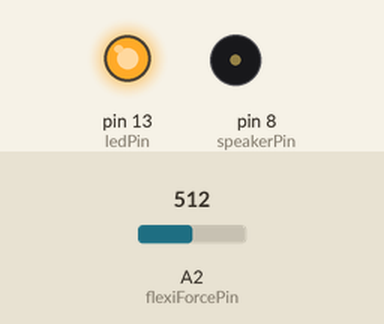
This sketch was run on a simulated Arduino Uno, built with avr-gcc and run on an emulated ATmega328P. Parts: output pins drawn as LEDs (lit = HIGH), buzzer (waves = sounding). Inputs (shaded band) come from the test bench; at power-on: A2 (flexiForcePin) = 512. What the sketch prints to the serial monitor is not drawn.

Above: at 1.2 s.
1.3 s: A2 (flexiForcePin) set to 409
2.8 s: A2 (flexiForcePin) set to 382
At 4.0 s:
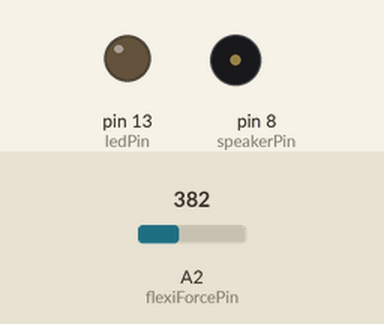
4.3 s: A2 (flexiForcePin) set to 410
At 5.3 s:
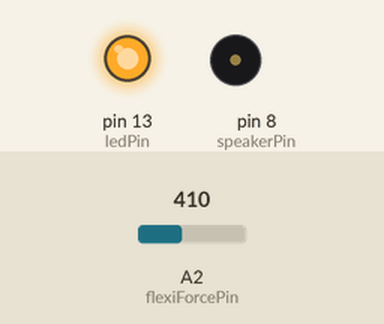
5.8 s: A2 (flexiForcePin) set to 390
At 33.86 s:
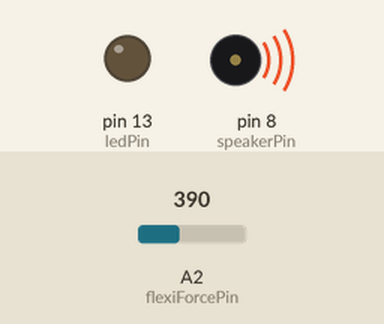
Timing chart, 0 to 35.1 s (numbered marks = the images above; inputs shaded):
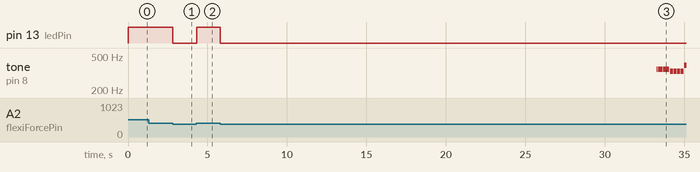

Measured:
- the behaviour switches between 400 and 399 on A2 (flexiForcePin) (found by bisection; images 0 and 1)
- after the input at 2.8 s, pin 13 (ledPin): HIGH → LOW at once
- after the input at 4.3 s, pin 13 (ledPin): LOW → HIGH at once
- after the input at 5.8 s, pin 13 (ledPin): HIGH → LOW at once; tone on pin 8 (speakerPin): plays 349 Hz for 0.09 s, 349 Hz for 0.09 s, 349 Hz for 0.18 s, 349 Hz for 0.36 s, 330 Hz for 0.18 s, 330 Hz for 0.18 s … (10 notes in this stretch), starting after 27.4 s

The sketch:

Reminder_Shoes.ino
```cpp
//#include <elapsedMillis.h>
#include "pitches.h"

//array of notes
int melody[] = {
  /*NOTE_G4,NOTE_G4,NO_SOUND,NOTE_G4,NOddTE_G4,NO_SOUND,NOTE_G4,NOTE_G4,NOTE_G4,NOTE_G4,NOTE_G4,
   NOTE_B3,NOTE_G3,NOTE_C4,NOTE_G3,NOTE_CS4,NOTE_G3,NOTE_C4,NOTE_G3,NOTE_B3,NOTE_G3,NOTE_C4,NOTE_G3,NOTE_CS4,NOTE_G3,NOTE_C4,NOTE_G3,
   NOTE_E4,NOTE_F4,NOTE_F4,NOTE_F4,NOTE_F4,NOTE_E4,NOTE_E4,NOTE_E4,
   NOTE_E4,NOTE_G4,NOTE_G4,NOTE_G4,NOTE_G4,NOTE_E4,NOTE_E4,NOTE_E4,*/
   //Introduction
  NOTE_E4,NOTE_F4,NOTE_F4,NOTE_F4,NOTE_F4,NOTE_E4,NOTE_E4,NOTE_E4,
  NOTE_E4,NOTE_G4,NOTE_G4,NOTE_G4,NOTE_G4,NOTE_E4,NOTE_E4,NOTE_E4,
  NOTE_E4,NOTE_F4,NOTE_F4,NOTE_F4,NOTE_F4,NOTE_E4,NOTE_E4,NOTE_E4,
  NOTE_E4,NOTE_G4,NOTE_G4,NOTE_G4,NOTE_G4,NOTE_E4,NOTE_E4,NOTE_E4,
  NOTE_DS5,NOTE_D5,NOTE_B4,NOTE_A4,NOTE_B4,
  NOTE_E4,NOTE_G4,NOTE_DS5,NOTE_D5,NOTE_G4,NOTE_B4,
  NOTE_B4,NOTE_FS5,NOTE_F5,NOTE_B4,NOTE_D5,NOTE_AS5,
  NOTE_A5,NOTE_F5,NOTE_A5,NOTE_DS6,NOTE_D6
};

// note duration: 1 = whole note, 2 = half note, 4 = quarter note, 8 = eighth note, etc.
int noteDurations[] = {
  /*8,8,2,8,8,2,16,8,16,8,8,
   2,4,2,4,2,4,2,4,2,4,2,4,2,4,2,4,
   8,16,16,8,4,8,8,8,
   8,16,16,8,4,8,8,8,*/
  8,16,16,8,4,8,8,8,
  8,16,16,8,4,8,8,8,
  8,16,16,8,4,8,8,8,
  8,16,16,8,4,8,8,8,
  8,2,8,8,1,
  8,4,8,4,8,8,
  8,8,4,8,4,8,
  4,8,4,8,3
};

int pace = 1450; // change pace of music("speedy")

//elapsedMillis timeElapsed; //declare global if you don't want it reset every time loop runs

// Pin 13 has an LED connected on most Arduino boards.
int ledPin = 13;
int speakerPin = 8;
int flexiForcePin = A2; //analog pin 0
int pressure = 0;
int counter = 0;
int Note=0;
// delay in milliseconds between blinks of the LED
//unsigned int interval = 5000;
int interval = 2500;

void setup()
{


  Serial.begin(9600);
  // initialize the digital pin as an output.
  pinMode(ledPin, OUTPUT);
  pinMode(speakerPin, OUTPUT);
  //music

}

void loop(){

   Serial.println(counter);

  pressure = analogRead(flexiForcePin);
  Serial.println(pressure);
  if(pressure < 400){
    counter++;
    digitalWrite(ledPin, LOW);
  }
  else{
    counter=0;
    digitalWrite(ledPin, HIGH);
    noTone(speakerPin);
  }

  if (counter >= interval && pressure<400 ){
    digitalWrite(ledPin, LOW);
//    tone(speakerPin, 300);
 //  for (int Note = 0; Note <54; Note++) {//counter of Notes (54 limit the array)

      Note++;
    int duration = pace/noteDurations[Note];//Adjust duration with the pace of music
    tone(8, melody[Note],duration); //Play note
        delay(duration*1.2);
 }
    else{
    noTone(speakerPin);
    Note=0;

    }

// to distinguish the notes, set a minimum time between them.


//}

  }
```

pitches.h
```cpp
/*************************************************
 * Public Constants
 *************************************************/

#define NOTE_B0  31
#define NOTE_C1  33
#define NOTE_CS1 35
#define NOTE_D1  37
#define NOTE_DS1 39
#define NOTE_E1  41
#define NOTE_F1  44
#define NOTE_FS1 46
#define NOTE_G1  49
#define NOTE_GS1 52
#define NOTE_A1  55
#define NOTE_AS1 58
#define NOTE_B1  62
#define NOTE_C2  65
#define NOTE_CS2 69
#define NOTE_D2  73
#define NOTE_DS2 78
#define NOTE_E2  82
#define NOTE_F2  87
#define NOTE_FS2 93
#define NOTE_G2  98
#define NOTE_GS2 104
#define NOTE_A2  110
#define NOTE_AS2 117
#define NOTE_B2  123
#define NOTE_C3  131
#define NOTE_CS3 139
#define NOTE_D3  147
#define NOTE_DS3 156
#define NOTE_E3  165
#define NOTE_F3  175
#define NOTE_FS3 185
#define NOTE_G3  196
#define NOTE_GS3 208
#define NOTE_A3  220
#define NOTE_AS3 233
#define NOTE_B3  247
#define NOTE_C4  262
#define NOTE_CS4 277
#define NOTE_D4  294
#define NOTE_DS4 311
#define NOTE_E4  330
#define NOTE_F4  349
#define NOTE_FS4 370
#define NOTE_G4  392
#define NOTE_GS4 415
#define NOTE_A4  440
#define NOTE_AS4 466
#define NOTE_B4  494
#define NOTE_C5  523
#define NOTE_CS5 554
#define NOTE_D5  587
#define NOTE_DS5 622
#define NOTE_E5  659
#define NOTE_F5  698
#define NOTE_FS5 740
#define NOTE_G5  784
#define NOTE_GS5 831
#define NOTE_A5  880
#define NOTE_AS5 932
#define NOTE_B5  988
#define NOTE_C6  1047
#define NOTE_CS6 1109
#define NOTE_D6  1175
#define NOTE_DS6 1245
#define NOTE_E6  1319
#define NOTE_F6  1397
#define NOTE_FS6 1480
#define NOTE_G6  1568
#define NOTE_GS6 1661
#define NOTE_A6  1760
#define NOTE_AS6 1865
#define NOTE_B6  1976
#define NOTE_C7  2093
#define NOTE_CS7 2217
#define NOTE_D7  2349
#define NOTE_DS7 2489
#define NOTE_E7  2637
#define NOTE_F7  2794
#define NOTE_FS7 2960
#define NOTE_G7  3136
#define NOTE_GS7 3322
#define NOTE_A7  3520
#define NOTE_AS7 3729
#define NOTE_B7  3951
#define NOTE_C8  4186
#define NOTE_CS8 4435
#define NOTE_D8  4699
#define NOTE_DS8 4978
```
